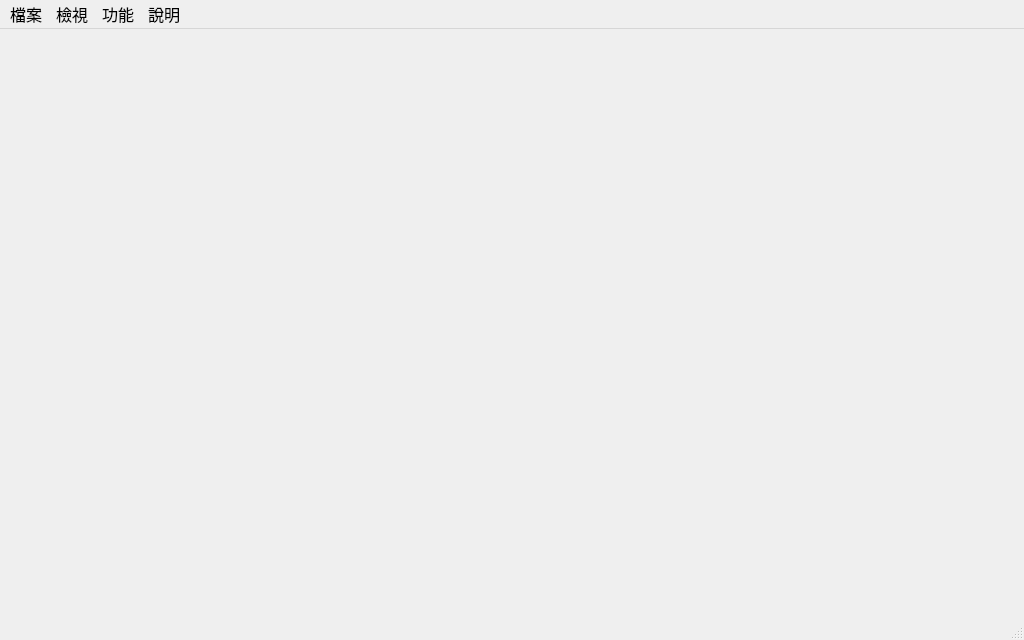
<?xml version="1.0" encoding="UTF-8"?>
<ui version="4.0">
 <class>CapitalAPI</class>
 <widget class="QMainWindow" name="CapitalAPI">
  <property name="geometry">
   <rect>
    <x>0</x>
    <y>0</y>
    <width>1024</width>
    <height>640</height>
   </rect>
  </property>
  <property name="windowTitle">
   <string>程式交易Ver.3.0.0</string>
  </property>
  <widget class="QWidget" name="centralwidget"/>
  <widget class="QMenuBar" name="menubar">
   <property name="geometry">
    <rect>
     <x>0</x>
     <y>0</y>
     <width>1024</width>
     <height>27</height>
    </rect>
   </property>
   <property name="font">
    <font>
     <pointsize>12</pointsize>
    </font>
   </property>
   <widget class="QMenu" name="menu">
    <property name="font">
     <font>
      <pointsize>12</pointsize>
     </font>
    </property>
    <property name="title">
     <string>檔案</string>
    </property>
   </widget>
   <widget class="QMenu" name="menu_2">
    <property name="font">
     <font>
      <pointsize>12</pointsize>
     </font>
    </property>
    <property name="title">
     <string>檢視</string>
    </property>
    <addaction name="SysDetail"/>
   </widget>
   <widget class="QMenu" name="menu_3">
    <property name="geometry">
     <rect>
      <x>365</x>
      <y>132</y>
      <width>140</width>
      <height>78</height>
     </rect>
    </property>
    <property name="font">
     <font>
      <pointsize>12</pointsize>
     </font>
    </property>
    <property name="title">
     <string>功能</string>
    </property>
    <addaction name="actionLogin"/>
   </widget>
   <widget class="QMenu" name="menu_4">
    <property name="font">
     <font>
      <pointsize>12</pointsize>
     </font>
    </property>
    <property name="title">
     <string>說明</string>
    </property>
   </widget>
   <addaction name="menu"/>
   <addaction name="menu_2"/>
   <addaction name="menu_3"/>
   <addaction name="menu_4"/>
  </widget>
  <widget class="QStatusBar" name="statusbar"/>
  <action name="actionLogin">
   <property name="text">
    <string>登入</string>
   </property>
   <property name="toolTip">
    <string>帳號登入</string>
   </property>
   <property name="font">
    <font>
     <pointsize>12</pointsize>
    </font>
   </property>
  </action>
  <action name="SysDetail">
   <property name="text">
    <string>系統資訊</string>
   </property>
   <property name="toolTip">
    <string>系統詳細資訊</string>
   </property>
   <property name="font">
    <font>
     <pointsize>12</pointsize>
    </font>
   </property>
  </action>
 </widget>
 <resources/>
 <connections/>
</ui>
